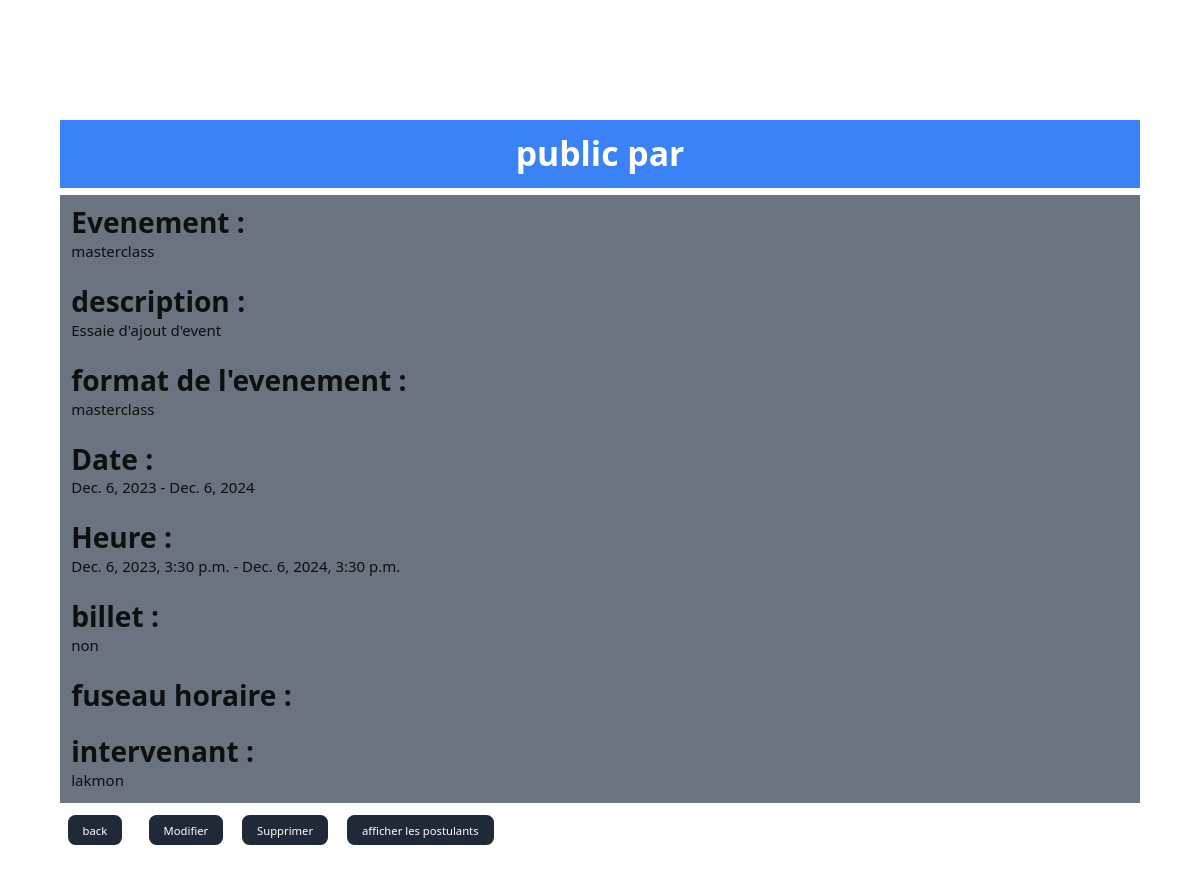
Screenshot of /event/details_event_admin/1/ (signed in) with the database file from the repository.
### Event/models.py (models this page shows, shortened)
class Event(models.Model):
    image = models.ImageField(blank=True, null=True, upload_to="images/")
    description = models.TextField(default='', blank=True, null=True)
    categorie = models.CharField(max_length=255, default='')
    organisateur = models.CharField(max_length=255, default='')
    type_event = models.CharField(max_length=255, default='')
    format_event = models.CharField(max_length=255, default='')
    date_debut = models.DateField(null=True, blank=True)
    date_fin = models.DateField(null=True, blank=True)
    date_heure_debut = models.DateTimeField(null=True, blank=True)
    date_heure_fin = models.DateTimeField(null=True, blank=True)
    billet = models.CharField(max_length=255, default='')
    intervenant = models.CharField(max_length=255)
    event_likes = models.ManyToManyField(User, related_name='event_like', default="None", blank="True")
    event_like_count = models.BigIntegerField(default='0')

### Event/views.py (the view)
# urls.py: path('details_event_admin/<int:event_id>/', details_event_admin, name='details_event_admin'),
@login_required
def details_event_admin(request, event_id):
    event = get_object_or_404(Event, pk=event_id)
    participant = Participant.objects.filter(event=event)
    commentaire = Comment.objects.filter(event=event)
    return render(request, 'event/details_Event_admin.html', {'event': event, 'participant': participant, 'commentaire':commentaire})

### templates/event/details_Event_admin.html (shortened to what this page needs)
{% extends 'base/base.html' %}
{% block content %}
<div class="my-16 py-16 px-16">
    <div class="bg-blue-500 text-white p-4 font-bold text-4xl text-center ">
        {{ event.categorie }} par {{ event.oganisateur }}
    </div>
    <p class="bg-gray-500 mt-2 p-3"> <span class="font-bold text-3xl">  Evenement :</span> <br>{{ event.type_event }}</p>
    <p class="bg-gray-500 p-3"> <span class="font-bold text-3xl">   description : </span> <br>{{ event.description }}</p>
    <p class="bg-gray-500 p-3"> <span class="font-bold text-3xl">   format de l'evenement  : </span> <br>{{ event.format_event }}</p>
    <p class="bg-gray-500 p-3"> <span class="font-bold text-3xl">   Date : </span> <br>{{ event.date_debut }} - {{ event.date_fin }}</p>
    <p class="bg-gray-500 p-3"> <span class="font-bold text-3xl">   Heure : </span> <br>{{ event.date_heure_debut }} - {{ event.date_heure_fin }}</p>
    <p class="bg-gray-500 p-3"> <span class="font-bold text-3xl">   billet : </span> <br>{{ event.billet }}</p>
    <p class="bg-gray-500 p-3"> <span class="font-bold text-3xl">   fuseau horaire : </span> <br>{{ event.fuseau_horaire }}</p>
    <p class="bg-gray-500 p-3"> <span class="font-bold text-3xl">   intervenant : </span> <br>{{ event.intervenant }}</p>
    <div class="space-x-4 mt-4">
        <a  href="{% url 'home' %}" class="my-4 bg-gray-800 text-white text-xs py-2 px-4 mx-2 rounded-lg hover:bg-blue-600 transition">back</a>
        <a  href="{% url 'event:modifie_event' event_id=event.id %}" class="my-4 bg-gray-800 text-white text-xs py-2 px-4 mx-2 rounded-lg hover:bg-blue-600 transition">Modifier</a>
        <a  href="{% url 'event:supprime_event' event_id=event.id %}" class="my-4 bg-gray-800 text-white text-xs py-2 px-4 mx-2 rounded-lg hover:bg-blue-600 transition">Supprimer</a>
        {% if event %}
        <a href="{% url 'event:list_participant' event_id=event.id %}" class="my-4 bg-gray-800 text-white text-xs py-2 px-4 mx-2 rounded-lg hover:bg-blue-600 transition">afficher les postulants</a>
        {% endif %}
    </div>
</div>
{% endblock %}

### rows the page displays
Event: categorie "public", type_event "masterclass", description "Essaie d'ajout d'event", format_event "masterclass", date_debut "Dec. 6, 2023", date_fin "Dec. 6, 2024", date_heure_debut "Dec. 6, 2023, 3:30 p.m.", date_heure_fin "Dec. 6, 2024, 3:30 p.m.", billet "non", intervenant "lakmon"
